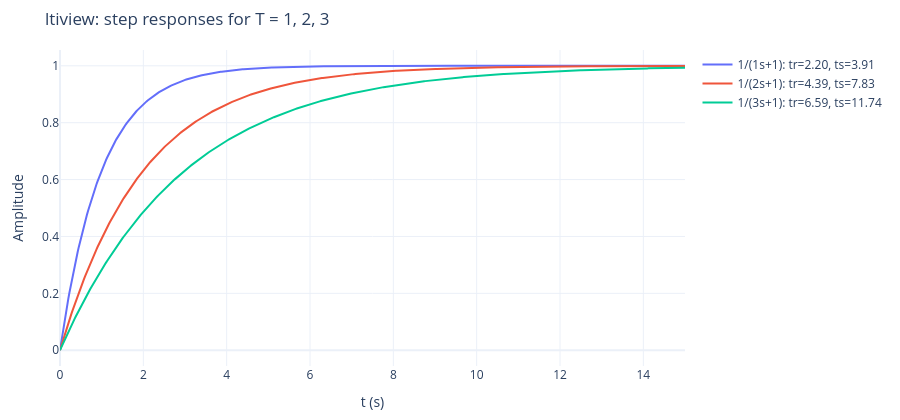

Notebook code for this chart:
### Markdown cell above
`ltiview` 比較 $T$ = 1、2、3 三個系統（原講義：`sys1=tf(1,[1 1]); sys2=tf(1,[2 1]); sys3=tf(1,[3 1]); ltiview`）：

### Code cell
fig = go.Figure()
for T_ in (1, 2, 3):
    tt_, yy, tr_, ts2 = step_info([1], [T_, 1])
    k = tt_ <= 15
    fig.add_scatter(x=ds(tt_[k]), y=ds(yy[k]), name=f"1/({T_}s+1): tr={tr_:.2f}, ts={ts2:.2f}")
show(fig, "ltiview: step responses for T = 1, 2, 3", "t (s)", "Amplitude")

### Figure 1 — Plotly figure (JSON) as saved in the notebook; plotly's stock layout.template omitted (floating-point values rounded to 4 significant figures; data arrays with more than 128 entries replaced by an {"elided": "..."} marker saying what was removed)
{"data": [{"name": "1/(1s+1): tr=2.20, ts=3.91", "type": "scatter", "x": {"elided": "600 float values"}, "y": {"elided": "600 float values"}}, {"name": "1/(2s+1): tr=4.39, ts=7.83", "type": "scatter", "x": {"elided": "600 float values"}, "y": {"elided": "600 float values"}}, {"name": "1/(3s+1): tr=6.59, ts=11.74", "type": "scatter", "x": {"elided": "600 float values"}, "y": {"elided": "600 float values"}}], "layout": {"height": 420, "margin": {"b": 50, "l": 60, "r": 20, "t": 50}, "title": {"text": "ltiview: step responses for T = 1, 2, 3"}, "xaxis": {"title": {"text": "t (s)"}}, "yaxis": {"title": {"text": "Amplitude"}}}}
